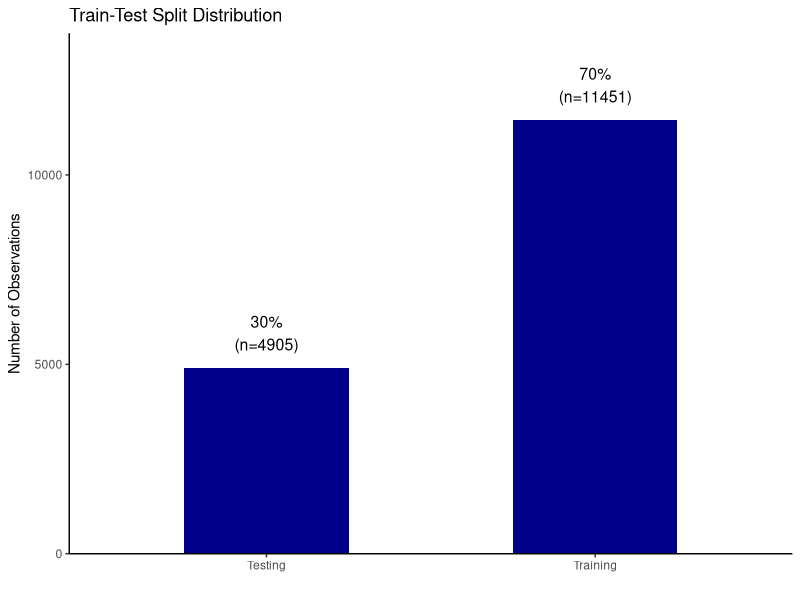
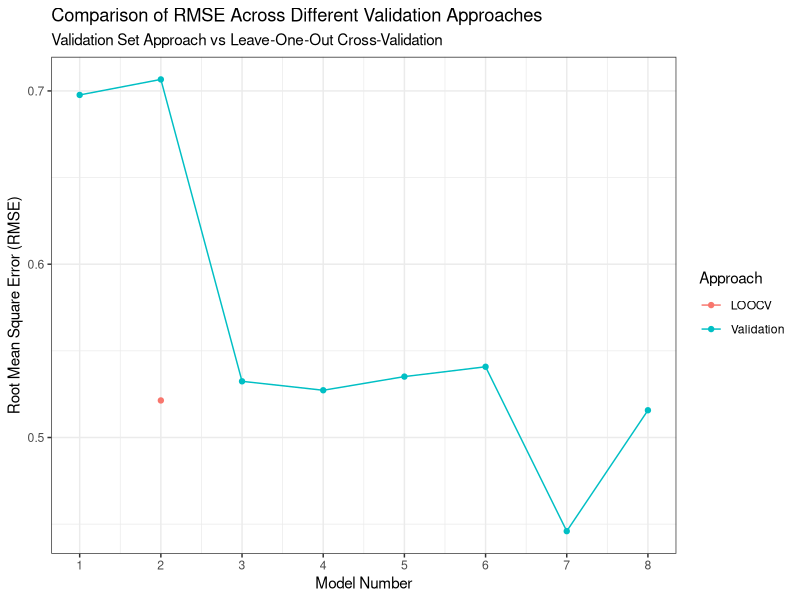

Write the R code that produced these figures, in order.
# -----------------------------------------------------
# PART 4: Predicting Wages
# This script is for downloading data from the workshop.
# 1) Split the sample into two 70% training and 30% sample and set seed 10101
# 2) Report and compare the predictive performance in terms of the RMSE of all
# the previous specifications with at least five (5) additional specifications that
# explore non-linearities and complexity
# 3) Check the the overall performance of the models,  the specification with the lowest prediction error
# and for the specification with the lowest prediction error, explore those observations that seem to ”miss 
# the mark.”
# 4) LOOCV. For the two models with the lowest predictive error
# -----------------------------------------------------

# -----------------------------------------------------
# 1) Split the sample into two 70% training and 30% sample and set seed 10101
# -----------------------------------------------------
# Validation Set Approach
setwd("/Users/gianlucacicco/Desktop/Taller 1 - BigData/Problem-Set-1-Predicting-Income/views")
db <- read.csv("db_ready.csv")

library(caret)
library(dplyr)
set.seed(10101)  # Set for replicability purposes 

##TODO: Cambiar ingreso_por_hora por la variable de ingreso_laboral_horas_actuales
## TODO: Eliminar las lineas de codigo que ELIMMINAN los missing values, esto es para poder hacer los modelos
## mientras realizamos el manejo de los missing

inTrain <- createDataPartition(
  y = db$log_ingreso_laboral_horas_actuales,  ## the outcome data are needed
  p = .70, ## The percentage of training data
  list = FALSE
)

training <- db %>% filter(row_number() %in% inTrain)
testing  <- db %>% filter(!(row_number() %in% inTrain))

# Create data for visualization
split_data <- data.frame(
  Split = factor(c("Training", "Testing")),
  Count = c(nrow(training), nrow(testing)),
  Percentage = c(nrow(training)/nrow(db)*100, nrow(testing)/nrow(db)*100)
)

# Create the visualization
ggplot(split_data, aes(x = Split, y = Count)) +
  geom_bar(stat = "identity", fill = "darkblue", width = 0.5) +
  geom_text(aes(label = paste0(round(Percentage, 1), "%\n(n=", Count, ")")), 
            vjust = -0.5, color = "black", size = 4) +
  labs(title = "Train-Test Split Distribution",
       y = "Number of Observations",
       x = "") +
  scale_y_continuous(expand = expansion(mult = c(0, 0.2))) + # Add some space for labels
  theme_classic()

# The training and testing split distribution worked correctly

# -----------------------------------------------------
# 2) Report and compare the predictive performance in terms of the RMSE of all
# the previous specifications with at least five (5) additional specifications
# -----------------------------------------------------

# Train our models - Model 1
form_1 <- log_ingreso_laboral_horas_actuales ~ age + age2 
model1a <- lm(form_1,
               data = training)

predictions <- predict(object = model1a, newdata = testing)
score1a<- RMSE(pred = predictions, obs = testing$log_ingreso_laboral_horas_actuales) # Take into account the scales, compare log with log
score1a

# Train our models - Model 2
form_2 <- log_ingreso_laboral_horas_actuales ~ hombre
model2a <- lm(form_2,
              data = training)

predictions <- predict(object = model2a, newdata = testing)
score2a <- RMSE(pred = predictions, obs = testing$log_ingreso_laboral_horas_actuales)
score2a

# Train our models - Model 3
form_3 <- log_ingreso_laboral_horas_actuales ~ age + age2 + estrato1 + formal + 
  tamano_empresa + maximo_nivel_educativo + tiempo_empresa_actual + 
  hoursWorkUsual + oficio + mes
model3a <- lm(form_3, data = training)

predictions <- predict(object = model3a, newdata = testing)
score3a <- RMSE(pred = predictions, obs = testing$log_ingreso_laboral_horas_actuales)
score3a

# 5 more models with  additional specifications that explore non-linearities and complexity
# Train our models - Model 4
form_4 <- log_ingreso_laboral_horas_actuales ~ poly(age,3,raw=TRUE) +
  maximo_nivel_educativo + I(maximo_nivel_educativo^2) +
  hombre + estrato1 +
  poly(age,3,raw=TRUE):maximo_nivel_educativo +
  poly(age,3,raw=TRUE):hombre +
  maximo_nivel_educativo:hombre +
  estrato1:maximo_nivel_educativo + oficio + mes
model4a <- lm(form_4, data = training)
predictions <- predict(object = model4a, newdata = testing)
score4a <- RMSE(pred = predictions, obs = testing$log_ingreso_laboral_horas_actuales)
score4a

# Train our models - Model 5: Labor market structure interactions
form_5 <- log_ingreso_laboral_horas_actuales ~ poly(age,3,raw=TRUE) +
  maximo_nivel_educativo + hombre + formal + tamano_empresa +
  hoursWorkUsual + tiempo_empresa_actual +
  poly(age,3,raw=TRUE):formal +
  poly(age,3,raw=TRUE):tamano_empresa +
  formal:tamano_empresa + formal:hombre +
  hoursWorkUsual:tamano_empresa + 
  tiempo_empresa_actual:formal + oficio + mes
model5a <- lm(form_5, data = training)
predictions <- predict(object = model5a, newdata = testing)
score5a <- RMSE(pred = predictions, obs = testing$log_ingreso_laboral_horas_actuales)
score5a

# Train our models - Model 6: Household and demographic interactions
form_6 <- log_ingreso_laboral_horas_actuales ~ poly(age,3,raw=TRUE) +
  maximo_nivel_educativo + hombre + num_minors + bin_head +
  bin_headFemale + estrato1 + hoursWorkUsual +
  poly(age,3,raw=TRUE):num_minors +
  hombre:num_minors + hombre:bin_head +
  estrato1:num_minors + estrato1:hombre +
  hoursWorkUsual:num_minors + bin_headFemale:estrato1 + oficio + mes
model6a <- lm(form_6, data = training)
predictions <- predict(object = model6a, newdata = testing)
score6a <- RMSE(pred = predictions, obs = testing$log_ingreso_laboral_horas_actuales)
score6a

# Train our models - Model 7: Complex non-linear interactions
form_7 <- log_ingreso_laboral_horas_actuales ~ poly(age,4,raw=TRUE) +
  poly(maximo_nivel_educativo,2,raw=TRUE) + 
  poly(estrato1,2,raw=TRUE) + hombre + formal + tamano_empresa +
  poly(age,3,raw=TRUE):poly(maximo_nivel_educativo,2,raw=TRUE) +
  poly(age,3,raw=TRUE):hombre:formal +
  poly(estrato1,2,raw=TRUE):tamano_empresa +
  hombre:poly(maximo_nivel_educativo,2,raw=TRUE) + factor(oficio) + mes
model7a <- lm(form_7, data = training)
predictions <- predict(object = model7a, newdata = testing)
score7a <- RMSE(pred = predictions, obs = testing$log_ingreso_laboral_horas_actuales)
score7a

# Train our models - Model 8: Kitchen sink with high-order interactions
form_8 <- log_ingreso_laboral_horas_actuales ~ poly(age,3,raw=TRUE) +
  maximo_nivel_educativo + hombre + formal + tamano_empresa +
  estrato1 + num_minors + hoursWorkUsual +
  poly(age,3,raw=TRUE):hombre +
  maximo_nivel_educativo:hombre + 
  formal:hombre + formal:tamano_empresa + 
  estrato1:maximo_nivel_educativo +
  num_minors:hombre + oficio + mes
model8a <- lm(form_8, data = training)
predictions <- predict(object = model8a, newdata = testing)
score8a <- RMSE(pred = predictions, obs = testing$log_ingreso_laboral_horas_actuales)
score8a

# -----------------------------------------------------
# 3) Check the the overall performance of the models,  the specification with the lowest prediction error
# and for the specification with the lowest prediction error, explore those observations that seem to ”miss 
# the mark.”
# -----------------------------------------------------

# This matter was addressed and resolved in the final report.
tabla1 <- data.frame( Model= c(1, 2, 3, 4, 5, 6, 7, 8),
                      RMSE_vsa = c(score1a, score2a, score3a, score4a, score5a, score6a, score7a, score8a)
)

# -----------------------------------------------------
# 4) LOOCV. For the two models with the lowest predictive error
# -----------------------------------------------------
# Using the linear algebra features of R we can calculate this without running the model N
# times, as LOOCV intends. When the data is large, this can save us some computation time. The 
# two models with the lowest RMSE are the modelX (formXX) and modelX (formXX).

# Model7
# RUN THE MODEL WITH ALL OBS

full_model1 <- lm(form_7, data = db)
X1 <- model.matrix(full_model1)
y1 <- model.response(model.frame(full_model1))
beta_hat1 <- full_model1$coefficients
G_inv1 <- MASS::ginv(t(X1) %*% X1) # Calculate the inverse of  (X'X)
vec1 <- 1/(1-hatvalues(full_model1)) # and 1/1-hi
N1 <- nrow(X1) # Number of observations
LOO1 <- numeric(N1) # To store the errors

for (i in 1:N1) {
  new_beta1 <- beta_hat1 - vec1[i] * G_inv1 %*% as.vector(X1[i, ]) * full_model1$residuals[i] # get the new beta
  new_error1 <- (y1[i] - (X1[i, ] %*% new_beta1))^2  # get the new error
  LOO1[i] <- new_error1
}
looCV_error1 <- mean(LOO1)
rmse_model1 <- sqrt(looCV_error1)

# Model8
# RUN THE MODEL WITH ALL OBS

full_model2 <- lm(form_8, data = db)
X2 <- model.matrix(full_model2)
y2 <- model.response(model.frame(full_model2))
beta_hat2 <- full_model2$coefficients
G_inv2 <- MASS::ginv(t(X2) %*% X2)
vec2 <- 1/(1-hatvalues(full_model2))
N2 <- nrow(X2)
LOO2 <- numeric(N2)

for (i in 1:N2) {
  new_beta2 <- beta_hat2 - vec2[i] * G_inv2 %*% as.vector(X2[i, ]) * full_model2$residuals[i]
  new_error2 <- (y2[i] - (X2[i, ] %*% new_beta2))^2
  LOO2[i] <- new_error2
}
looCV_error2 <- mean(LOO2)
rmse_model2 <- sqrt(looCV_error2)

# Store the RMSE in dataframe (table)
scores2 <- data.frame( Model= c(1, 2, 3, 4, 5, 6, 7, 8),
                     RMSE_vsa = c(score1a, score2a, score3a, score4a, score5a, score6a, score7a, score8a),
                     RMSE_loocv = c(rmse_model1, rmse_model2, 0, 0, 0, 0, 0, 0)
)

head(scores2)

# Graph
RMSE_vsa   <- c(score1a, score2a, score3a, score4a, score5a, score6a, score7a, score8a) 
RMSE_loocv <- c(rmse_model1, rmse_model2)

scores <- data.frame(
  Model = c(1:8, 1:2),  # Modelos 1-8 para VSA, 1-2 para LOOCV
  Approach = c(rep("Validation", 8), rep("LOOCV", 2)),
  RMSE = c(RMSE_vsa, RMSE_loocv)
)

comparison_plot <- ggplot(scores, aes(x = Model, y = RMSE, color = Approach)) + 
  geom_line(size = 0.5) + 
  geom_point() +
  labs(title = "Comparison of RMSE Across Different Validation Approaches",
       subtitle = "Validation Set Approach vs Leave-One-Out Cross-Validation",
       x = "Model Number",
       y = "Root Mean Square Error (RMSE)") +
  theme_bw() +
  scale_x_continuous(breaks = 1:8)

# Save the plot
setwd("/Users/gianlucacicco/Desktop/Taller 1 - BigData/Problem-Set-1-Predicting-Income/views")
ggsave("views/rmse_comparison.png", comparison_plot, 
       width = 10, height = 6, dpi = 300)

# Remember: The validation estimate can be highly variable depending on which observations 
# are included in the training set and which are included in the validation set. This issue is clearly mitigated 
# when we use K-Fold and/or LOOCV.
